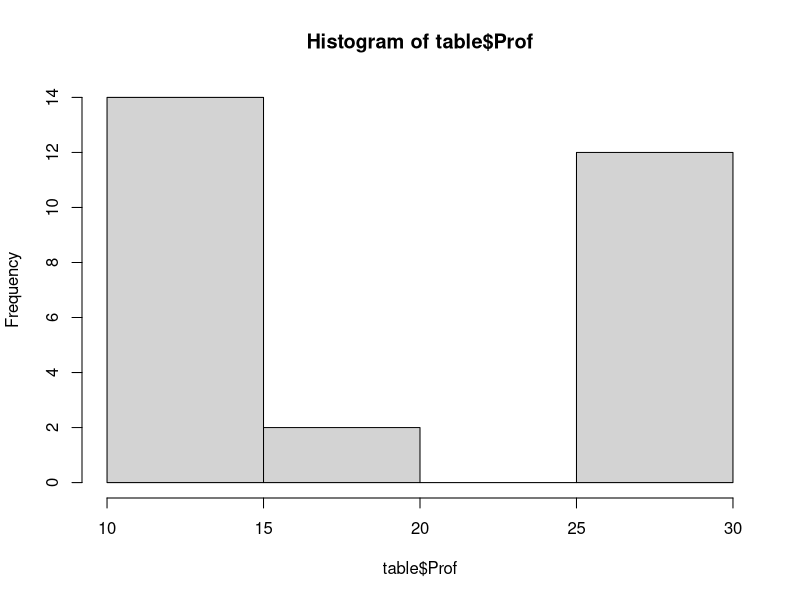
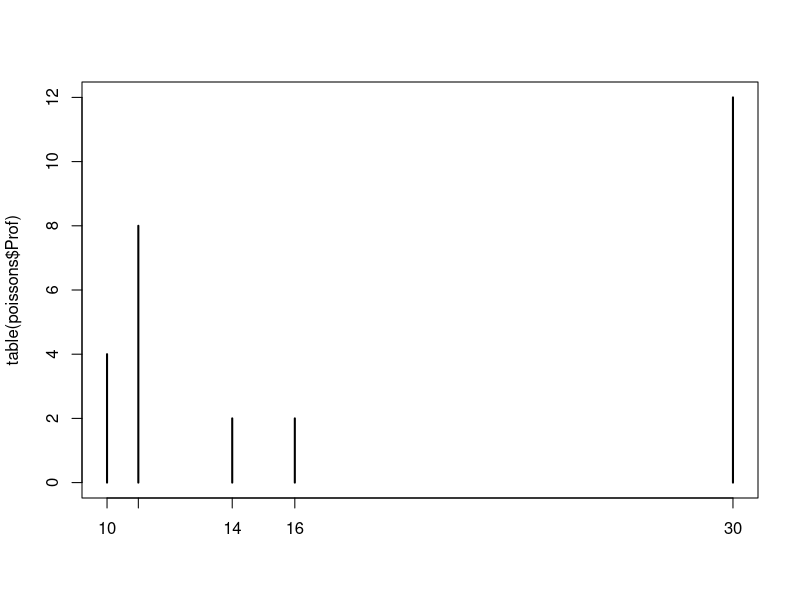
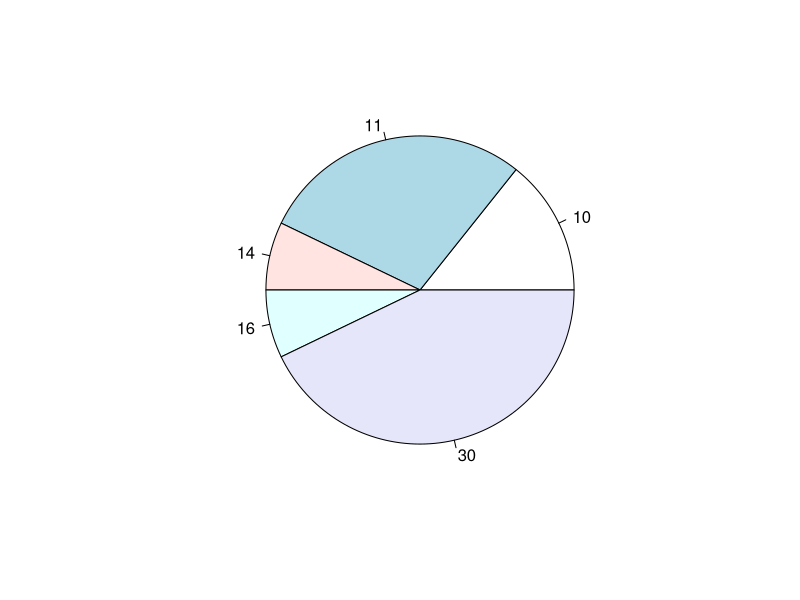
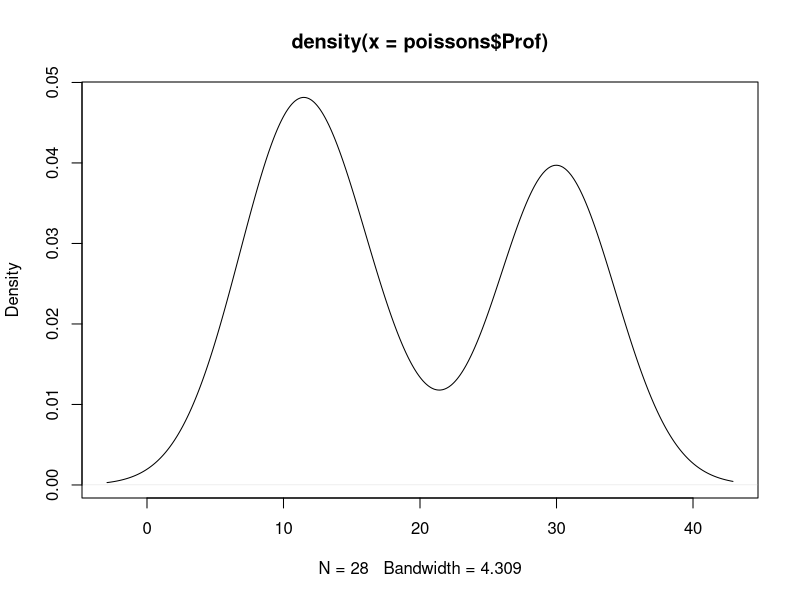
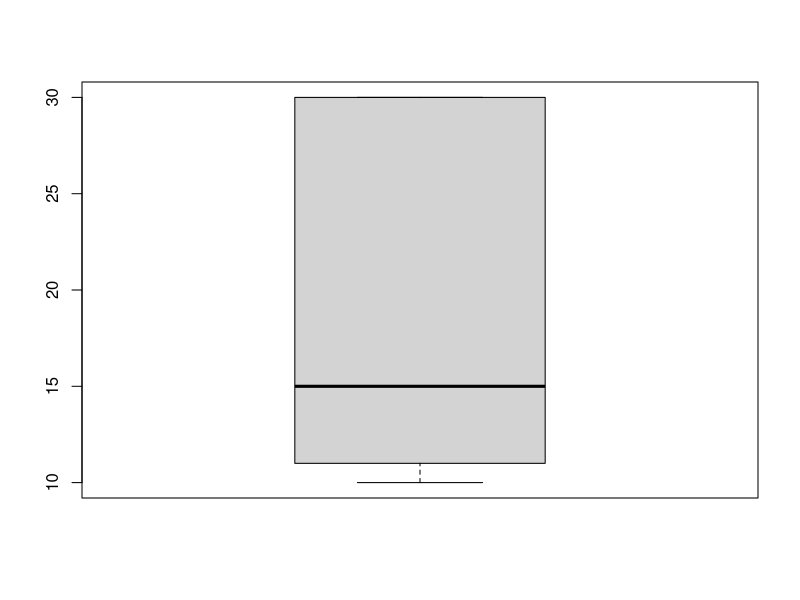
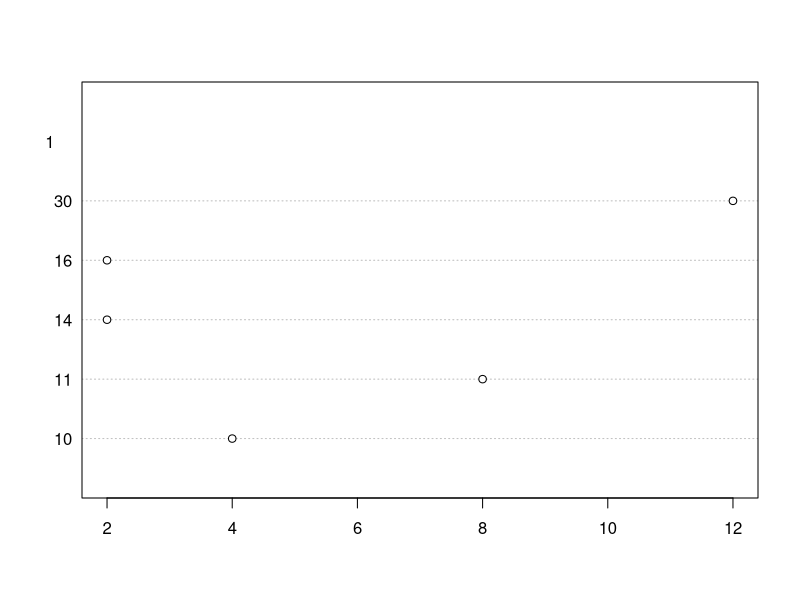

The R source for these figures, in order:
## ---- chunk 1
knitr::opts_chunk$set(echo = TRUE)
## ---- chunk 2

setwd ("C:/Users/Miquel Pons/Desktop")

table <- read.table("poissons.txt", sep = ";") 

## ---- chunk 3

mean (table$Prof)

## ---- chunk 4

sd (table$Prof)

## ---- chunk 5

min (table$Prof)

## ---- chunk 6

max (table$Prof)

## ---- chunk 7

range (table$Prof)

## ---- chunk 8

median (table$Prof)

## ---- chunk 9

quantile (table$Prof)

## ---- chunk 10

hist (table$Prof)

## ---- chunk 11


poissons <- table

table (poissons$Prof)

plot (table(poissons$Prof))

## ---- chunk 12

pie (table(poissons$Prof))

## ---- chunk 13

plot(density(poissons$Prof))

## ---- chunk 14

boxplot(poissons$Prof)

## ---- chunk 15

dotchart(as.matrix(table(poissons$Prof))) #étant donné que R attend une matrice pour ce graphique, il convient d'utiliser as.matrix afin de rentrer les valeurs sous forme de matrice

